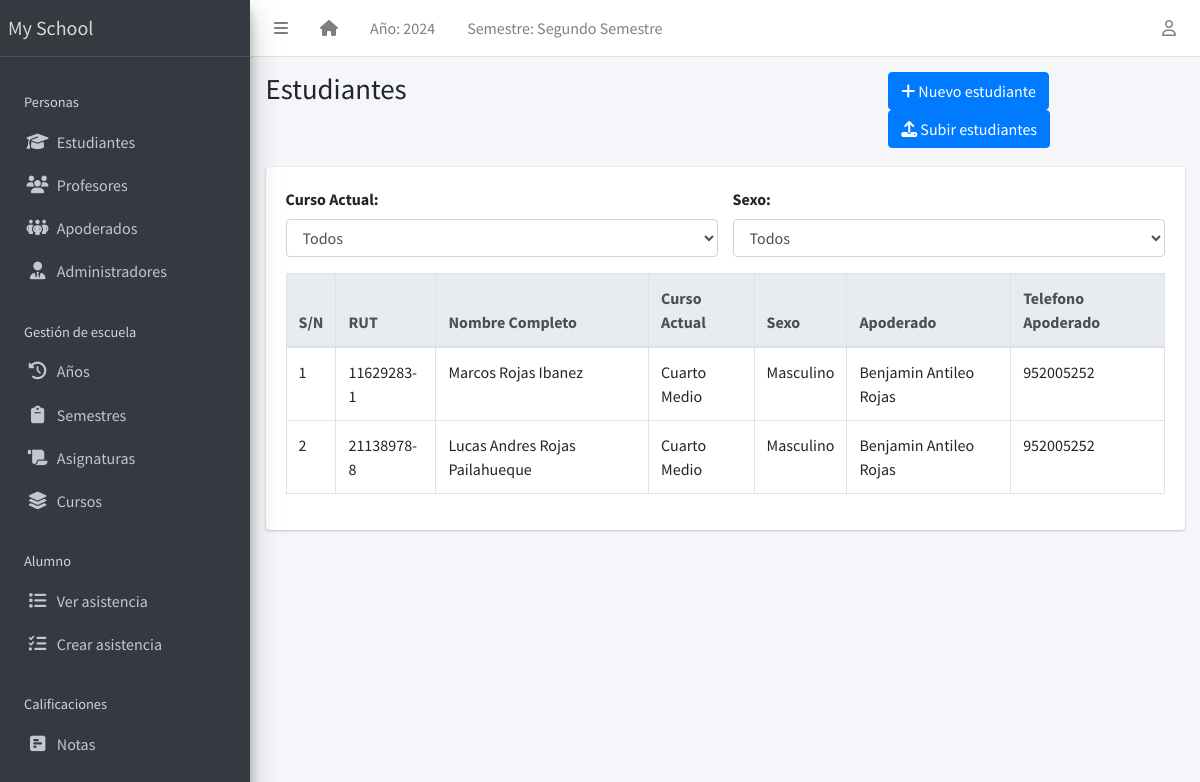
The app's page /student/list (signed in), older data.
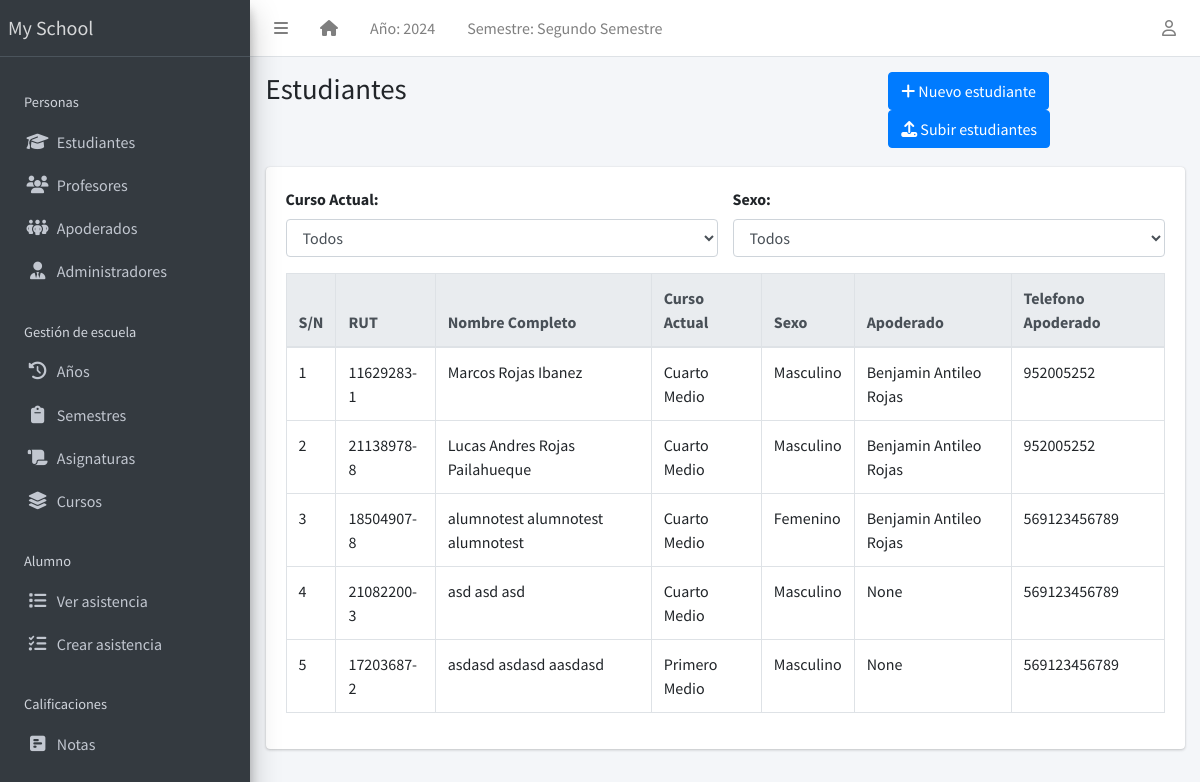
The same page, newer data.
### apps/students/models.py (models this page shows, shortened)
class Student(models.Model):
    STATUS_CHOICES = [("activo", "Activo"), ("inactivo", "Inactivo")]
    GENDER_CHOICES = [("masculino", "Masculino"), ("femenino", "Femenino")]
    estado = models.CharField(max_length=10, choices=STATUS_CHOICES, default="activo")
    rut_regex = RegexValidator(
        regex=r"^\d{1,2}\d{3}\d{3}-[0-9kK]{1}$",
        message="El RUT debe estar en el formato 'XXXXXXXX-X'"
    )
    rut = models.CharField(max_length=12, unique=True, validators=[rut_regex], blank=True)
    apellido_paterno = models.CharField(max_length=200)
    apellido_materno = models.CharField(max_length=200)
    nombres = models.CharField(max_length=200, blank=True)
    sexo = models.CharField(max_length=10, choices=GENDER_CHOICES, default="masculino")
    fecha_nacimiento = models.DateField(default=timezone.now)
    curso_actual = models.ForeignKey(
        StudentClass, on_delete=models.SET_NULL, blank=True, null=True
    )
    fecha_admision = models.DateField(default=timezone.now)
    telefono_regex = RegexValidator(
        regex="^[0-9]{9,15}$", message="El número de teléfono no tiene el formato correcto."
    )
    telefono_apoderado = models.CharField(
        validators=[telefono_regex], max_length=15, blank=True
    )
    direccion = models.TextField(blank=True)
    observaciones = models.TextField(blank=True)
    email = models.EmailField(
        max_length=254, unique=True, validators=[EmailValidator()],
        blank=True, null=True
    )
    foto = models.ImageField(blank=True, upload_to="students/fotos/")
    representante = models.ForeignKey(
        "representatives.Representatives", on_delete=models.SET_NULL, null=True, blank=True, related_name="estudiantes"
    )
    subjects = models.ManyToManyField(Subject, related_name="students", blank=True)
    class Meta:
        ordering = ["apellido_paterno", "apellido_materno", "nombres"]

### apps/corecode/models.py (models this page shows)
class StudentClass(models.Model):
    name = models.CharField(max_length=200, unique=True)
    class Meta:
        verbose_name = "Class"
        verbose_name_plural = "Classes"
        ordering = ["name"]
    def __str__(self):
        return self.name

### apps/representatives/models.py (models this page shows, shortened)
class Representatives(models.Model):
    STATUS = [("activo", "Activo"), ("inactivo", "Inactivo")]
    GENDER = [("masculino", "Masculino"), ("femenino", "Femenino")]
    rut_regex = RegexValidator(
        regex=r"^\d{1,2}\d{3}\d{3}-[0-9kK]{1}$",
        message="El RUT debe estar en el formato 'XXXXXXXX-X'"
    )
    rut = models.CharField(max_length=12, unique=True, validators=[rut_regex], blank=True)
    estado = models.CharField(max_length=10, choices=STATUS, default="activo")
    apellido_paterno = models.CharField(max_length=200)
    apellido_materno = models.CharField(max_length=200)
    nombres = models.CharField(max_length=200, blank=True)
    sexo = models.CharField(max_length=10, choices=GENDER, default="masculino")
    fecha_nacimiento = models.DateField(default=timezone.now)
    fecha_admision = models.DateField(default=timezone.now)
    telefono_regex = RegexValidator(
        regex="^[0-9]{9,15}$", message="El número de teléfono no tiene el formato correcto."
    )
    telefono = models.CharField(
        validators=[telefono_regex], max_length=15, blank=True
    )
    direccion = models.TextField(blank=True)
    observaciones = models.TextField(blank=True)
    email = models.EmailField(
        max_length=254, unique=True, validators=[EmailValidator()],
        blank=True, null=True
    )
    foto = models.ImageField(blank=True, upload_to="students/fotos/")
    class Meta:
        ordering = ["apellido_paterno", "apellido_materno", "nombres"]
    def __str__(self):
        return f"{self.nombres} {self.apellido_paterno} {self.apellido_materno}"

### apps/students/views.py (the view)
# urls.py: path("list", StudentListView.as_view(), name="student-list"),
class StudentListView(LoginRequiredMixin, ListView):
    model = Student
    template_name = "students/student_list.html"

### apps/corecode/context_processors.py (called while the page is built)
def site_defaults(request):
    current_session = AcademicSession.objects.get(current=True)
    current_term = AcademicTerm.objects.get(current=True)
    vals = SiteConfig.objects.all()
    contexts = {
        "current_session": current_session.name,
        "current_term": current_term.name,
    }
    for val in vals:
        contexts[val.key] = val.value
    return contexts

### apps/templatetags/user_groups.py (called while the page is built)
@register.filter
def in_group(user, group_id):
    return user.groups.filter(id=group_id).exists()

### apps/students/templates/students/student_list.html (shortened to what this page needs)
{% extends 'base.html' %}
{% block title %}Estudiantes{% endblock title %}
{% block breadcrumb %}
<a class="btn btn-primary" href="{% url 'student-create' %}"><i
    class="fas fa-plus"></i> Nuevo estudiante</a>
<a class="btn btn-primary" href="{% url 'student-upload' %}"><i
    class="fas fa-upload"></i> Subir estudiantes</a>
{% endblock breadcrumb %}
{% block content %}
  <div class="row mb-3">
    <div class="col-md-6">
      <label for="filter-course" class="form-label" style="font-weight: bold;">Curso Actual:</label>
      <select id="filter-course" class="form-control">
        <option value="">Todos</option>
      </select>
    </div>
    <div class="col-md-6">
      <label for="filter-gender" class="form-label" style="font-weight: bold;">Sexo:</label>
      <select id="filter-gender" class="form-control">
        <option value="">Todos</option>
      </select>
    </div>
  </div>
  <div class="table-responsive">
    <table id="studenttable" class="table table-bordered table-hover" data-page-length='100'>
      <thead class="thead-light">
        <tr>
          <th>S/N</th>
          <th>RUT</th>
          <th>Nombre Completo</th>
          <th>Curso Actual</th>
          <th>Sexo</th>
          <th>Apoderado</th>
          <th>Telefono Apoderado</th>
        </tr>
      </thead>
      <tbody>
        {% for student in object_list %}
          <tr class='clickable-row' data-href="{% url 'student-detail' student.id %}">
            <td>{{ forloop.counter}}</td>
            <td>{{ student.rut}}</td>
            <td>{{ student.nombres }} {{ student.apellido_paterno}} {{student.apellido_materno }}</td>
            <td>{{ student.curso_actual}}</td>
            <td>{{ student.get_sexo_display}}</td>
            <td>{{ student.representante}}</td>
            <td>{{ student.telefono_apoderado}}</td>
          </tr>
        {% endfor %}
      </tbody>
    </table>
  </div>
{% endblock content %}

Row changes from the older to the newer data that the page shows:
added Student: rut "18504907-8", nombres "alumnotest", apellido_paterno "alumnotest", apellido_materno "alumnotest", curso_actual "Cuarto Medio", sexo "Femenino", representante "Benjamin Antileo Rojas", telefono_apoderado "569123456789"
added Student: rut "21082200-3", nombres "asd", apellido_paterno "asd", apellido_materno "asd", curso_actual "Cuarto Medio", sexo "Masculino", representante "None", telefono_apoderado "569123456789"
added Student: rut "17203687-2", nombres "asdasd", apellido_paterno "asdasd", apellido_materno "aasdasd", curso_actual "Primero Medio", sexo "Masculino", representante "None", telefono_apoderado "569123456789"
